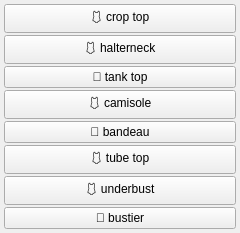
<?xml version="1.0" encoding="UTF-8"?>
<ui version="4.0">
 <class>clothes_top_menu</class>
 <widget class="QWidget" name="clothes_top_menu">
  <property name="geometry">
   <rect><x>0</x><y>0</y><width>240</width><height>60</height></rect>
  </property>
  <layout class="QGridLayout" name="grid">
   <property name="leftMargin"><number>4</number></property>
   <property name="topMargin"><number>4</number></property>
   <property name="rightMargin"><number>4</number></property>
   <property name="bottomMargin"><number>4</number></property>
   <property name="horizontalSpacing"><number>2</number></property>
   <property name="verticalSpacing"><number>2</number></property>
   <item row="0" column="0">
    <widget class="QPushButton" name="chk_crop_top">
     <property name="checkable"><bool>true</bool></property>
     <property name="text"><string>🩱 crop top</string></property>
     <property name="tags" stdset="0"><string>crop top</string></property>
     <property name="group" stdset="0"><string>top</string></property>
    </widget>
   </item>
   <item row="1" column="0">
    <widget class="QPushButton" name="chk_halterneck">
     <property name="checkable"><bool>true</bool></property>
     <property name="text"><string>🩱 halterneck</string></property>
     <property name="tags" stdset="0"><string>halterneck</string></property>
     <property name="group" stdset="0"><string>top</string></property>
    </widget>
   </item>
   <item row="2" column="0">
    <widget class="QPushButton" name="chk_tank_top">
     <property name="checkable"><bool>true</bool></property>
     <property name="text"><string>🎽 tank top</string></property>
     <property name="tags" stdset="0"><string>tank top</string></property>
     <property name="group" stdset="0"><string>top</string></property>
    </widget>
   </item>
   <item row="3" column="0">
    <widget class="QPushButton" name="chk_camisole">
     <property name="checkable"><bool>true</bool></property>
     <property name="text"><string>🩱 camisole</string></property>
     <property name="tags" stdset="0"><string>camisole</string></property>
     <property name="group" stdset="0"><string>top</string></property>
    </widget>
   </item>
   <item row="4" column="0">
    <widget class="QPushButton" name="chk_bandeau">
     <property name="checkable"><bool>true</bool></property>
     <property name="text"><string>🎽 bandeau</string></property>
     <property name="tags" stdset="0"><string>bandeau</string></property>
     <property name="group" stdset="0"><string>top</string></property>
    </widget>
   </item>
   <item row="5" column="0">
    <widget class="QPushButton" name="chk_tube_top">
     <property name="checkable"><bool>true</bool></property>
     <property name="text"><string>🩱 tube top</string></property>
     <property name="tags" stdset="0"><string>tube top</string></property>
     <property name="group" stdset="0"><string>top</string></property>
    </widget>
   </item>
   <item row="6" column="0">
    <widget class="QPushButton" name="chk_underbust">
     <property name="checkable"><bool>true</bool></property>
     <property name="text"><string>🩱 underbust</string></property>
     <property name="tags" stdset="0"><string>underbust</string></property>
     <property name="group" stdset="0"><string>top</string></property>
    </widget>
   </item>
   <item row="7" column="0">
    <widget class="QPushButton" name="chk_bustier">
     <property name="checkable"><bool>true</bool></property>
     <property name="text"><string>👙 bustier</string></property>
     <property name="tags" stdset="0"><string>bustier</string></property>
     <property name="group" stdset="0"><string>top</string></property>
    </widget>
   </item>
  </layout>
 </widget>
 <resources/>
 <connections/>
</ui>
